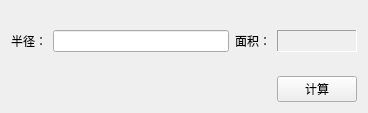
<?xml version="1.0" encoding="UTF-8"?>
<ui version="4.0">
 <class>MainWindow</class>
 <widget class="QMainWindow" name="MainWindow">
  <property name="geometry">
   <rect>
    <x>0</x>
    <y>0</y>
    <width>368</width>
    <height>113</height>
   </rect>
  </property>
  <property name="sizePolicy">
   <sizepolicy hsizetype="Preferred" vsizetype="Preferred">
    <horstretch>0</horstretch>
    <verstretch>0</verstretch>
   </sizepolicy>
  </property>
  <property name="minimumSize">
   <size>
    <width>368</width>
    <height>113</height>
   </size>
  </property>
  <property name="maximumSize">
   <size>
    <width>368</width>
    <height>113</height>
   </size>
  </property>
  <property name="windowTitle">
   <string>MainWindow</string>
  </property>
  <widget class="QWidget" name="centralWidget">
   <layout class="QGridLayout" name="gridLayout">
    <item row="0" column="2">
     <spacer name="verticalSpacer_2">
      <property name="orientation">
       <enum>Qt::Vertical</enum>
      </property>
      <property name="sizeHint" stdset="0">
       <size>
        <width>20</width>
        <height>13</height>
       </size>
      </property>
     </spacer>
    </item>
    <item row="1" column="0">
     <layout class="QHBoxLayout" name="horizontalLayout">
      <item>
       <widget class="QLabel" name="label">
        <property name="text">
         <string>半径：</string>
        </property>
        <property name="buddy">
         <cstring>lineEdit</cstring>
        </property>
       </widget>
      </item>
      <item>
       <widget class="QLineEdit" name="lineEdit"/>
      </item>
     </layout>
    </item>
    <item row="1" column="1">
     <widget class="QLabel" name="label_2">
      <property name="text">
       <string>面积：</string>
      </property>
     </widget>
    </item>
    <item row="1" column="2">
     <widget class="QLabel" name="label_3">
      <property name="frameShape">
       <enum>QFrame::Panel</enum>
      </property>
      <property name="frameShadow">
       <enum>QFrame::Sunken</enum>
      </property>
      <property name="text">
       <string/>
      </property>
     </widget>
    </item>
    <item row="2" column="2">
     <spacer name="verticalSpacer">
      <property name="orientation">
       <enum>Qt::Vertical</enum>
      </property>
      <property name="sizeHint" stdset="0">
       <size>
        <width>20</width>
        <height>13</height>
       </size>
      </property>
     </spacer>
    </item>
    <item row="3" column="2">
     <widget class="QPushButton" name="pushButton">
      <property name="text">
       <string>计算</string>
      </property>
     </widget>
    </item>
   </layout>
  </widget>
 </widget>
 <layoutdefault spacing="6" margin="11"/>
 <resources/>
 <connections/>
</ui>
